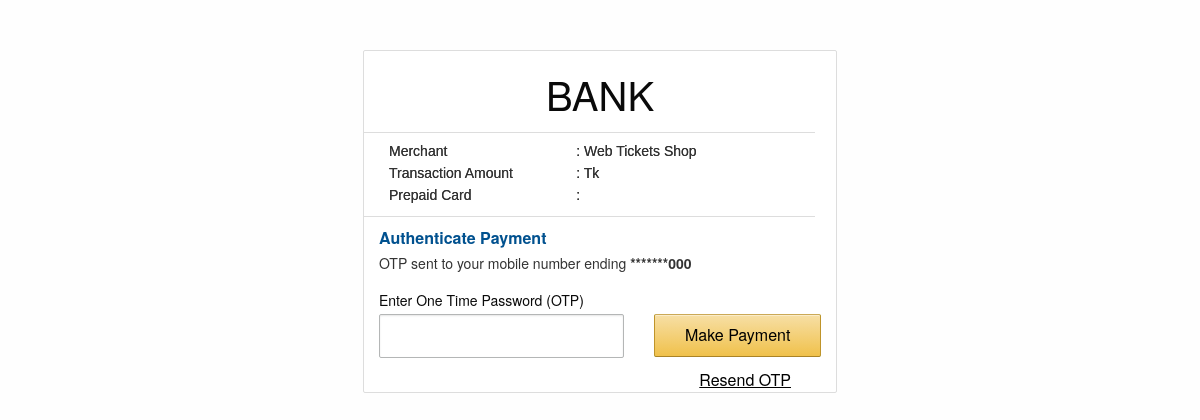
/bank.php (signed in), run on an earlier commit of the app's database.
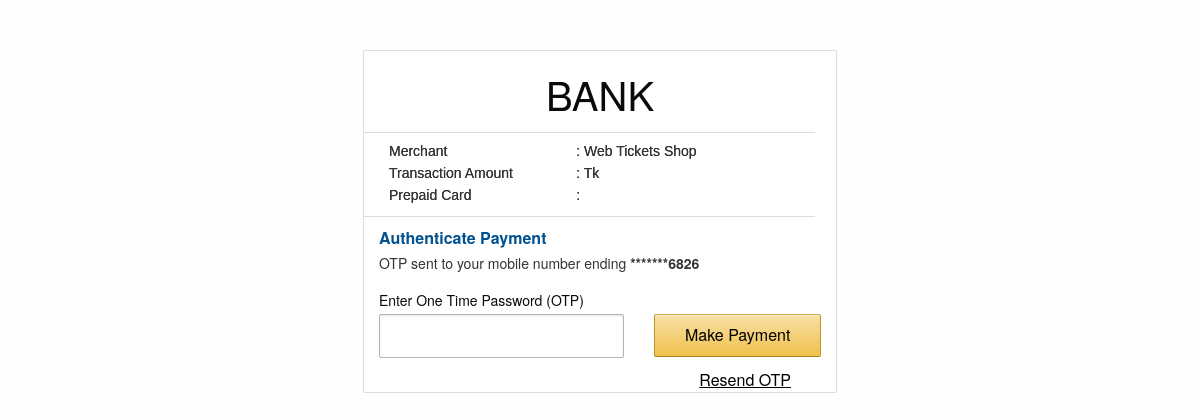
And on a later commit of the database.
### tables this page shows
CREATE TABLE `tbl_registration` (
  `user_id` int(11) NOT NULL,
  `name` varchar(50) NOT NULL,
  `email` varchar(50) NOT NULL,
  `phone` varchar(11) NOT NULL,
  `totalAmount` decimal(8,2) NOT NULL,
  `lastUpdate` timestamp NOT NULL DEFAULT CURRENT_TIMESTAMP
);

### bank.php (the view, shortened to what this page needs)
<?php
extract($_POST);
?><!doctype html><html><head>
<link href="css/bank.css" rel="stylesheet" type="text/css"/>
</head>
<body>
<div id="mainContainer" class="row large-centered">
  <div class="text-center"><h2>BANK</h2></div>
  <dl class="mercDetails">
  	<dt>Merchant</dt> 				<dd>Web Tickets Shop</dd>
    <dt>Transaction Amount</dt> 	<dd>Tk <?php echo  $_SESSION['amount'];?></dd>
    <dt>Prepaid Card</dt> 		<dd><?php echo  $number;?> </%></dd>
  </dl>
<form name="form1" id="form1" method="post" action="complete_payment.php">
<fieldset class="page2">
<div class="page-heading">
<h6 class="form-heading">Authenticate Payment</h6>
<p class="form-subheading">OTP sent to your mobile number ending
 <?php
  $host = "127.0.0.1";
    $user = "root";
    $pass = "";
    $db = "db_concerts";
    $port = 3306;
    $con = mysqli_connect($host, $user, $pass, $db, $port)or die(mysql_error());
  $qry2=mysqli_query($con,"select * from tbl_registration where user_id='".$_SESSION['user']."'");
  $phone=mysqli_fetch_array($qry2);
?><strong><?php echo '*******'.substr($phone['phone'], 7); ?></strong></p>
</div>
<div class="row formInputSection">
<div class="large-7 columns">
<label>
  Enter One Time Password (OTP)
  <input type="tel" name="otp"  class="form-control optPass" value="" maxlength="6" autocomplete="off"/>
</label>
</div>
<div class="large-5 columns">
<label>&nbsp;</label><button class="expanded button next" onClick="ValidateForm()">Make Payment</button>
</div>
</div>
<div class="text-right resendBtn requestOTP"><a class="request-link" href="javascript:void(0)">Resend OTP</a></div>
</fieldset>
</form>
</div>
</body>
</html>

What changed in the data, as far as the page shows it:
changed tbl_registration: phone "000" → "6826"
